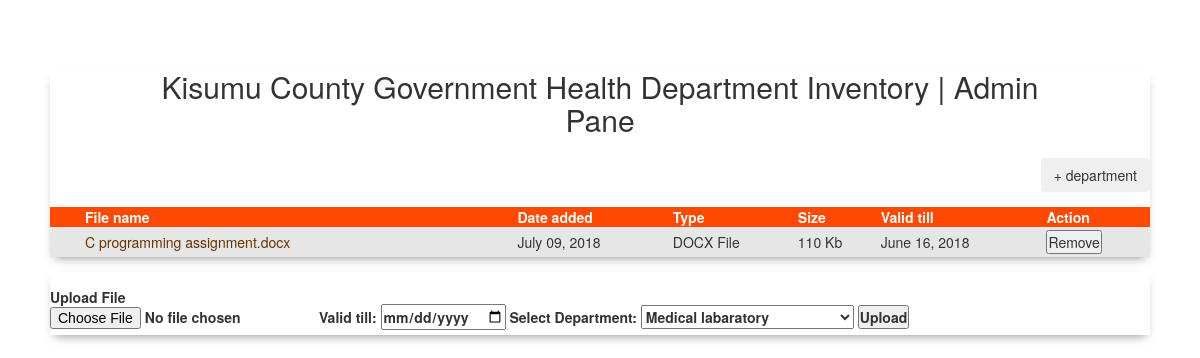
Screenshot of /viewrepo.php with the database file from the repository.
### tables this page shows
CREATE TABLE `uploads_` (
  `id` int(10) NOT NULL AUTO_INCREMENT,
  `path` varchar(500) NOT NULL,
  `file_name` varchar(200) NOT NULL,
  `date_added` date NOT NULL,
  `size` int(5) NOT NULL,
  `kind` varchar(10) NOT NULL,
  `validity` date NOT NULL,
  `department_id` int(10) DEFAULT NULL,
  PRIMARY KEY (`id`)
);

### viewrepo.php (the view, shortened to what this page needs)
<!doctype html>
<html>
<head>
  <link rel="stylesheet" href="modifier.css">
    <link rel="stylesheet" type="text/css" href="bootstrap-3.3.5-dist/css/bootstrap.css"/>
    <link rel="stylesheet" type="text/css" href="bootstrap/css/bootstrap.min.css">
		<link rel="stylesheet" type="css" href="css/croppie.css" />
</head>
<body>
  <div id="container">
  <h2 style="margin-left:90px;margin-right:90px;">Kisumu County Government Health Department Inventory | Admin Pane</h2>
    <div class="row">
        <div class="col-md-12">
            <div class="pull-right">
                <button class="btn btn-failed" data-toggle="modal" data-target="#add_new_record_modal">+ department</button>
            </div>
        </div>
    </div>
    <table class="sortable">
      <thead>
        <tr>
          <th>File name</th>
          <th>Date added</th>
          <th>Type</th>
          <th>Size <small></small></th>
          <th>Valid till</th>
          <th>Action</th>
        </tr>
      </thead>
      <tbody>
        <?php
    require_once"connection.php";
    ?>
      <?php
$sql = 'SELECT *
		FROM uploads_';
$query = mysqli_query($conn, $sql);
while ($row = mysqli_fetch_array($query))
		{
      $name = $row['file_name'];
      $date_ = date('F d, Y', strtotime($row['date_added']));
      $sizeFile = $row['size'];
      $downloadLink = $row['path'];
      $extn = $row['kind'];
      $doc_id = $row['id'];
      $validity_ = date('F d, Y', strtotime($row['validity']));
    if($sizeFile<1024){
    $sizeFile =$sizeFile." bytes";
      }elseif
    (($sizeFile>=1024)&&($sizeFile<1048576)){
       $sizeFile = round(($sizeFile)/1024) . " Kb";
    }elseif
    (($sizeFile >= 1048576)&&($sizeFile<1073741824)){
      $sizeFile =  round(($sizeFile)/1048576)." Mb";
    }elseif($sizeFile >=1073741824){
      $sizeFile = "GB";
    }
                switch ($extn){
            default: $extn=strtoupper($extn)." File"; break;
          }
    ?>
  <tr class=' $class '>
            <td><a href='uploads/<?php echo$downloadLink; ?>' > <?php echo $name; ?> </a></td>
            <td><?php echo $date_; ?></td>
            <td><?php echo $extn; ?></td>
            <td><?php echo $sizeFile;?></td>
            <td><?php echo $validity_; ?> </td>
           <td id='<?php echo$doc_id; ?>'><form action="" method="post"> <input type='text' hidden='true' value='<?php echo $downloadLink; ?>' name='find'/><input type='submit' id = 'key' value='Remove'> </form></td>
          </tr>
          <?php
          }
      ?>
      </tbody>
    </table>
  </div>
  <div id="uploader">
<form action="" method="post" enctype="multipart/form-data">
<label>Upload File
<input id="filefield" type="file" name="filefield" />
</label>
<label>
  Valid till:
  <input id = "validity" type="date" name="validity" required  placeholder="yyyy/mm/dd" data-date-inline-picker= "true"/>
  Select Department:
  <select name="dpt" >
			  <?php
			  $area="select * from departments";
	          $resl=$conn->query($area);
			  while($subjt=mysqli_fetch_array($resl)) {
			 echo"<option value='".$subjt['id']."'>".$subjt['name']."</option>";
				   }
					   ?>
        </select>
<input id="Upload" type="submit" name="Upload" value="Upload" />
</label>
</form>
  </div>
</body>
</html>

### modifier.css (style rules this page uses)
* { padding:0; margin:0; }
body { font: 14px Sans-Serif; padding: 50px; background: #eee; }
h2 { font-size: 16px; text-align: center; padding: 0 0 12px 0; }
#container { box-shadow: 0 5px 10px -5px rgba(0,0,0,0.5); position: relative; background: white; }
#uploader { padding-top: 15px; position:relative; box-shadow: 0 5px 10px -5px rgba(0,0,0,0.5); }
table { background-color: #F3F3F3; border-collapse: collapse; width: 100%; margin: 15px 0; }
th { background-color: #FE4902; color: #FFF; cursor: pointer; padding: 5px 10px; }
td, th { text-align: left; }
a { text-decoration: none; }
td a { color: #663300; display: block; padding: 5px 10px; }
td:first-of-type a { background: url(./.images/file.png) no-repeat 10px 50%; padding-left: 35px; }
th:first-of-type { padding-left: 35px; }
tr:nth-of-type(odd) { background-color: #E6E6E6; }
table tr td:first-of-type a[href$=".doc"], table tr td:first-of-type a[href$=".docx"], table tr td:first-of-type a[href$=".ppt"], table tr td:first-of-type a[href$=".pptx"], table tr td:first-of-type a[href$=".pps"], table tr td:first-of-type a[href$=".ppsx"], table tr td:first-of-type a[href$=".xls"], table tr td:first-of-type a[href$=".xlsx"] { background-image: url(./.images/office.png) }

### rows the page displays
uploads_: file_name "C programming assignment.docx", date_added "July 09, 2018", kind "DOCX File", size "110 Kb", validity "June 16, 2018"

### other values shown
form field dpt "Medical labaratory"
